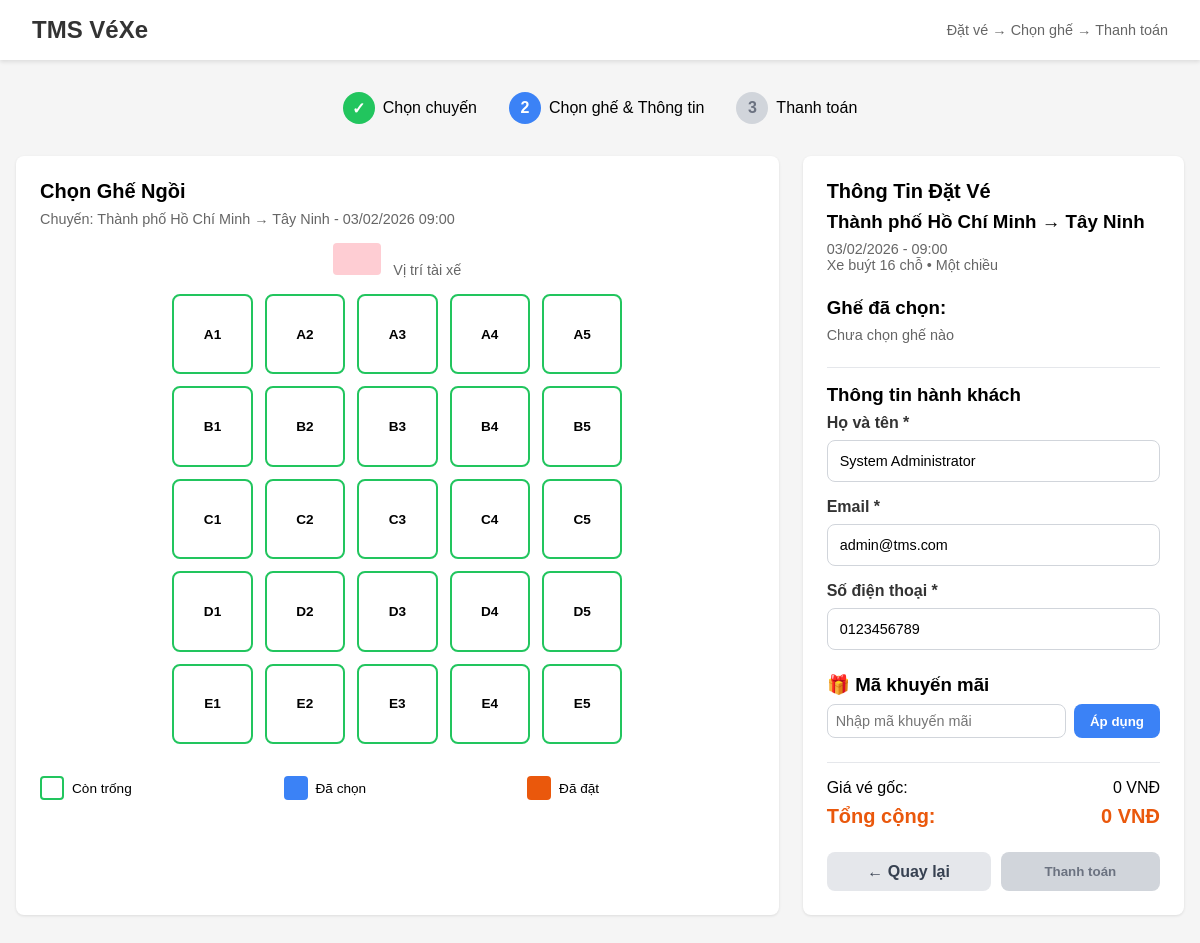
The app's page /select-seat.php?trip_id=5 (signed in) with its own data.
### tables this page shows
CREATE TABLE `trips` (
  `id` int(11) NOT NULL,
  `departure_province_id` int(11) NOT NULL,
  `destination_province_id` int(11) NOT NULL,
  `departure_time` datetime NOT NULL,
  `price` decimal(10,2) NOT NULL,
  `available_seats` int(11) NOT NULL,
  `total_seats` int(11) NOT NULL,
  `status` enum('scheduled','ongoing','completed','cancelled','paused','full') NOT NULL DEFAULT 'scheduled',
  `ticket_type` enum('one_way','round_trip') DEFAULT 'one_way',
  `return_time` datetime DEFAULT NULL,
  `created_at` timestamp NOT NULL DEFAULT current_timestamp()
);

CREATE TABLE `provinces` (
  `id` int(11) NOT NULL,
  `province_name` varchar(100) NOT NULL,
  `status` enum('active','inactive') NOT NULL DEFAULT 'active',
  `created_at` timestamp NOT NULL DEFAULT current_timestamp()
);

CREATE TABLE `users` (
  `id` int(11) NOT NULL,
  `username` varchar(50) NOT NULL,
  `password` varchar(255) NOT NULL,
  `email` varchar(100) NOT NULL,
  `full_name` varchar(100) NOT NULL,
  `phone` varchar(20) DEFAULT NULL,
  `address` varchar(255) DEFAULT NULL,
  `gender` enum('Nam','Nữ','Khác') DEFAULT NULL,
  `role` enum('admin','staff','customer') NOT NULL DEFAULT 'customer',
  `status` enum('active','inactive') NOT NULL DEFAULT 'active',
  `reset_token` varchar(64) DEFAULT NULL,
  `reset_expire` datetime DEFAULT NULL,
  `created_at` timestamp NOT NULL DEFAULT current_timestamp(),
  `updated_at` timestamp NOT NULL DEFAULT current_timestamp() ON UPDATE current_timestamp()
);

### select-seat.php (the view, shortened to what this page needs)
<?php
require_once 'includes/config.php';
$trip_id = $_GET['trip_id'];
$user_id = $_SESSION['user_id'];
$stmt = $pdo->prepare("SELECT full_name, email, phone FROM users WHERE id = ?");
$stmt->execute([$user_id]);
$user_info = $stmt->fetch(PDO::FETCH_ASSOC);
$stmt = $pdo->prepare("SELECT t.*,
             po.province_name as origin_name,
             pd.province_name as destination_name
             FROM trips t
             JOIN provinces po ON t.departure_province_id = po.id
             JOIN provinces pd ON t.destination_province_id = pd.id
             WHERE t.id = ?");
$stmt->execute([$trip_id]);
$trip = $stmt->fetch(PDO::FETCH_ASSOC);
$search_date = date('Y-m-d', strtotime($trip['departure_time']));
$back_url = "search.php?origin={$trip['departure_province_id']}&destination={$trip['destination_province_id']}&date={$search_date}&trip_type={$trip['ticket_type']}";
$booked_seats = [];
?>
<!DOCTYPE html>
<html lang="vi">
<head>
</head>
<body>
    <div class="header">
        <div class="header-content">
            <div class="logo">TMS VéXe</div>
            <div class="breadcrumb">Đặt vé → Chọn ghế → Thanh toán</div>
        </div>
    </div>
    <div class="container">
        <div class="steps">
            <div class="step completed">
                <div class="step-number">✓</div>
                <span>Chọn chuyến</span>
            </div>
            <div class="step active">
                <div class="step-number">2</div>
                <span>Chọn ghế & Thông tin</span>
            </div>
            <div class="step inactive">
                <div class="step-number">3</div>
                <span>Thanh toán</span>
            </div>
        </div>
        <div class="content-grid">
            <div class="card">
                <h2 class="card-title">Chọn Ghế Ngồi</h2>
                <p class="trip-info">
                    Chuyến: <?php echo htmlspecialchars($trip['origin_name']); ?> →
                    <?php echo htmlspecialchars($trip['destination_name']); ?> -
                    <?php echo date('d/m/Y H:i', strtotime($trip['departure_time'])); ?>
                </p>
                <div class="driver-position">
                    <span class="driver-icon"></span>
                    Vị trí tài xế
                </div>
                <div class="seats-grid" id="seatsGrid">
                    <?php
                    $rows = ['A', 'B', 'C', 'D', 'E'];
                    $cols = range(1, 5);
                    foreach ($rows as $row) {
                        foreach ($cols as $col) {
                            $seat = $row . $col;
                            $is_booked = in_array($seat, $booked_seats);
                            $class = $is_booked ? 'seat booked' : 'seat';
                            $disabled = $is_booked ? 'disabled' : '';
                            echo "<button class='$class' data-seat='$seat' $disabled>$seat</button>";
                        }
                    }
                    ?>
                </div>
                <div class="legend">
                    <div class="legend-item">
                        <div class="legend-box available"></div>
                        <span>Còn trống</span>
                    </div>
                    <div class="legend-item">
                        <div class="legend-box selected"></div>
                        <span>Đã chọn</span>
                    </div>
                    <div class="legend-item">
                        <div class="legend-box booked"></div>
                        <span>Đã đặt</span>
                    </div>
                </div>
            </div>
            <div class="card">
                <h2 class="card-title">Thông Tin Đặt Vé</h2>
                <div class="summary-section">
                    <h3 class="summary-title">
                        <?php echo htmlspecialchars($trip['origin_name']); ?> →
                        <?php echo htmlspecialchars($trip['destination_name']); ?>
                    </h3>
                    <p class="summary-text"><?php echo date('d/m/Y - H:i', strtotime($trip['departure_time'])); ?></p>
                    <p class="summary-text">Xe buýt <?php echo $trip['total_seats']; ?> chỗ<?php echo $trip['ticket_type'] == 'round_trip' ? ' • Khứ hồi' : ' • Một chiều'; ?></p>
                </div>
                <div class="summary-section">
                    <h3 class="summary-title">Ghế đã chọn:</h3>
                    <p class="summary-text" id="selectedSeatsDisplay">Chưa chọn ghế nào</p>
                </div>
                <div class="summary-section" style="border-top: 1px solid #e5e7eb; padding-top: 1rem; margin-top: 1rem;">
                    <h3 class="summary-title">Thông tin hành khách</h3>
                    <div class="form-group">
                        <label class="form-label">Họ và tên *</label>
                        <input type="text" class="form-input" id="fullname"
                            value="<?php echo htmlspecialchars($user_info['full_name'] ?? ''); ?>" required>
                    </div>
                    <div class="form-group">
                        <label class="form-label">Email *</label>
                        <input type="email" class="form-input" id="email"
                            value="<?php echo htmlspecialchars($user_info['email'] ?? ''); ?>" required>
                    </div>
                    <div class="form-group">
                        <label class="form-label">Số điện thoại *</label>
                        <input type="tel" class="form-input" id="phone"
                            value="<?php echo htmlspecialchars($user_info['phone'] ?? ''); ?>" required>
                    </div>
                </div>
                <div class="promo-section">
                    <h3 class="summary-title">🎁 Mã khuyến mãi</h3>
                    <div class="promo-input-group">
                        <input type="text" class="promo-input" id="promoCode" placeholder="Nhập mã khuyến mãi">
                        <button class="btn btn-primary" onclick="applyPromo()">Áp dụng</button>
                    </div>
                </div>
                <div class="summary-section" style="border-top: 1px solid #e5e7eb; padding-top: 1rem;">
                    <div class="price-row">
                        <span>Giá vé gốc:</span>
                        <span id="originalPrice">0 VNĐ</span>
                    </div>
                    <div class="price-row">
                        <span class="total-price">Tổng cộng:</span>
                        <span class="total-price" id="totalPrice">0 VNĐ</span>
                    </div>
                </div>
                <div class="action-buttons">
                    <a href="<?php echo $back_url; ?>" class="btn btn-secondary">
                        ← Quay lại
                    </a>
                    <button class="btn btn-continue" id="continueBtn" onclick="proceedToPayment()">
                        Thanh toán
                    </button>
                </div>
            </div>
        </div>
    </div>
</body>
</html>

### select-seat.php (style rules this page uses)
* { margin: 0; padding: 0; box-sizing: border-box; }
body { font-family: Arial, sans-serif; background-color: #f5f5f5; }
.header { background: white; box-shadow: 0 2px 4px rgba(0, 0, 0, 0.1); padding: 1rem 2rem; }
.header-content { max-width: 1200px; margin: 0 auto; display: flex; justify-content: space-between; align-items: center; }
.logo { font-size: 1.5rem; font-weight: bold; color: #333; }
.breadcrumb { color: #666; font-size: 0.9rem; }
.container { max-width: 1200px; margin: 2rem auto; padding: 0 1rem; }
.steps { display: flex; justify-content: center; gap: 2rem; margin-bottom: 2rem; }
.step { display: flex; align-items: center; gap: 0.5rem; }
.step-number { width: 2rem; height: 2rem; border-radius: 50%; display: flex; align-items: center; justify-content: center; font-weight: bold; color: white; }
.step.completed .step-number { background: #22c55e; }
.step.active .step-number { background: #3b82f6; }
.step.inactive .step-number { background: #d1d5db; color: #6b7280; }
.content-grid { display: grid; grid-template-columns: 2fr 1fr; gap: 1.5rem; }
.card { background: white; border-radius: 0.5rem; padding: 1.5rem; box-shadow: 0 1px 3px rgba(0, 0, 0, 0.1); }
.card-title { font-size: 1.25rem; font-weight: bold; margin-bottom: 0.5rem; }
.trip-info { color: #666; font-size: 0.9rem; margin-bottom: 1rem; }
.driver-position { text-align: center; margin: 1rem 0; color: #666; font-size: 0.9rem; }
.driver-icon { display: inline-block; width: 3rem; height: 2rem; background: #fecdd3; border-radius: 0.25rem; margin-right: 0.5rem; }
.seats-grid { display: grid; grid-template-columns: repeat(5, 1fr); gap: 0.75rem; max-width: 450px; margin: 0 auto 2rem; }
.seat { aspect-ratio: 1; border: 2px solid #22c55e; border-radius: 0.5rem; background: white; cursor: pointer; display: flex; align-items: center; justify-content: center; font-weight: bold; font-size: 0.85rem; transition: all 0.2s; }
.legend { display: grid; grid-template-columns: repeat(3, 1fr); gap: 1rem; font-size: 0.85rem; }
.legend-item { display: flex; align-items: center; gap: 0.5rem; }
.legend-box { width: 1.5rem; height: 1.5rem; border-radius: 0.25rem; }
.legend-box.available { border: 2px solid #22c55e; background: white; }
.legend-box.selected { background: #3b82f6; }
.legend-box.booked { background: #ea580c; }
.summary-section { margin-bottom: 1.5rem; }
.summary-title { font-weight: 600; margin-bottom: 0.5rem; }
.summary-text { color: #666; font-size: 0.9rem; }
.form-group { margin-bottom: 1rem; }
.form-label { display: block; font-weight: 600; margin-bottom: 0.5rem; color: #333; }
.form-input { width: 100%; padding: 0.75rem; border: 1px solid #d1d5db; border-radius: 0.5rem; font-size: 0.9rem; }
.promo-section { margin-bottom: 1.5rem; }
.promo-input-group { display: flex; gap: 0.5rem; margin-bottom: 0.5rem; }
.promo-input { flex: 1; padding: 0.5rem; border: 1px solid #d1d5db; border-radius: 0.5rem; font-size: 0.9rem; }
.btn { padding: 0.5rem 1rem; border: none; border-radius: 0.5rem; font-weight: 600; cursor: pointer; transition: all 0.2s; }
.btn-primary { background: #3b82f6; color: white; }
.price-row { display: flex; justify-content: space-between; margin-bottom: 0.5rem; }
.total-price { font-size: 1.25rem; font-weight: bold; color: #ea580c; }
.btn-continue { width: 100%; padding: 0.75rem; background: #d1d5db; color: #6b7280; cursor: not-allowed; }
.action-buttons { display: flex; gap: 10px; margin-top: 1rem; }
.btn-secondary { background: #e5e7eb; color: #374151; text-decoration: none; display: flex; align-items: center; justify-content: center; width: 100%; }

### records on screen
trips: departure_province.province_name "Thành phố Hồ Chí Minh", destination_province.province_name "Tây Ninh", departure_time "03/02/2026 09:00", departure_time "03/02/2026 - 09:00", total_seats "16"
users: full_name "System Administrator", email "admin@tms.com", phone "0123456789"

### other values on screen
$seat "A1"
$seat "A2"
$seat "A3"
$seat "A4"
$seat "A5"
$seat "B1"
$seat "B2"
$seat "B3"
$seat "B4"
$seat "B5"
$seat "C1"
$seat "C2"
$seat "C3"
$seat "C4"
$seat "C5"
